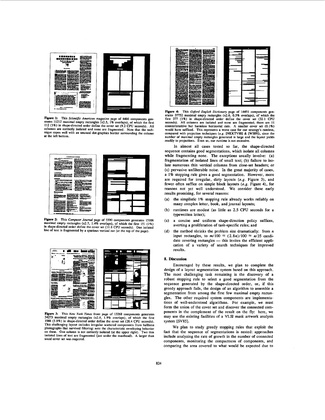
%> input picture testim/005.jpg, 325 x 420 px, shrunk from 2560 x 3308 before the run
$ octave testScript.m   (GNU Octave 9; MATLAB toolbox functions it lacks are replaced by stand-ins)
%> lines starting %> are read from the running program, lines starting %| are printed output that depends on the picture; in (x1, y1, x2, y2) boxes, pixels count from 0 and x2, y2 are one past the last pixel; in counts of white or black regions, pixels touching at a corner belong together; the program's own positions count from 1
### Classification/oCCReduce.m
%% Output
% [8 lines of commented-out code are left out]


function [reducedBoxTopLeft,...
          reducedBoxTop,...
          figmask,...
          boundingBox,...
          CCLoc,...
          downFactor] = oCCReduce( input_image )
% find connected components and returns:
% - image with filled boxes in place of all characters
% - vector with [xmin, xmax, ymin, ymax]
%

%% Constants
figAreaThresh = 0.003; %CC bigger than 0.1% of image is probably an image

%% First Dilate
% [12 lines of commented-out code are left out]
input_image_dilate = input_image;

%% Find rectangles
CC = bwconncomp(~input_image_dilate,4);
CCLoc = zeros(CC.NumObjects,4);
boundingBox = ones(size(input_image_dilate));
figmask = zeros(size(input_image_dilate));
reducedBoxTopLeft = ones(size(input_image_dilate));
reducedBoxTop = ones(size(input_image_dilate));
for n = 1:CC.NumObjects
   [i,j] = ind2sub(size(input_image_dilate), CC.PixelIdxList{n});
   CCLoc(n,1) = min(j);% + ceil(dilatewidth/2); %undo dilation at edge
   CCLoc(n,2) = max(j);% - ceil(dilatewidth/2);
   CCLoc(n,3) = min(i);
   CCLoc(n,4) = max(i);
   % for boundingBox rect
   boundingBox(CCLoc(n,3):CCLoc(n,4),[CCLoc(n,1),CCLoc(n,2)]) = 0;
   boundingBox([CCLoc(n,3),CCLoc(n,4)],CCLoc(n,1):CCLoc(n,2)) = 0;
   % for filled rect: boundingBox(min(i):max(i),min(j):max(j)) = 0;
   if (CCLoc(n,2)-CCLoc(n,1))*(CCLoc(n,4)-CCLoc(n,3)) > ...
           figAreaThresh*(prod(size(input_image_dilate)))
       figmask(CCLoc(n,3):CCLoc(n,4),CCLoc(n,1):CCLoc(n,2)) = 1;
   end
   reducedBoxTopLeft(CCLoc(n,3),[CCLoc(n,1):CCLoc(n,2)]) = 0;
   reducedBoxTopLeft(CCLoc(n,3):CCLoc(n,4),CCLoc(n,1)) = 0;
   reducedBoxTop(CCLoc(n,3),[CCLoc(n,1):CCLoc(n,2)]) = 0;
end


%% Downsample everything so that the largest dimension is around 600
downFactor = max(1,floor(max(size(input_image))/600));

imBig = ~imdilate(~reducedBoxTopLeft,ones(downFactor));
reducedBoxTopLeft = imBig(1:downFactor:end,1:downFactor:end);

imBig = ~imdilate(~reducedBoxTop,ones(downFactor));
reducedBoxTop = imBig(1:downFactor:end,1:downFactor:end);

imBig = ~imdilate(~boundingBox,ones(downFactor));
boundingBox = imBig(1:downFactor:end,1:downFactor:end);

end

### Classification/processMWR.m
function outmask = processMWR(MWR,imSize,figmask)
outmask = ones(imSize);

% Use only top 5% of rectangles
topPercentage = 0.05;%
numRect = size(MWR,2);
areas = (MWR(2,:)-MWR(1,:)).*(MWR(4,:)-MWR(3,:));
[~,I] = sort(areas,'descend');
for i = 1:round(numRect*topPercentage)
    outmask(MWR(1,I(i)):MWR(2,I(i)),MWR(3,I(i)):MWR(4,I(i))) = 0;
end
outmask = or(outmask,figmask);
outmask = imfill(outmask,'holes');

% Check if there are at least 10 connected components.
%hack
CC = bwconncomp(outmask);
if CC.NumObjects <= 10
    outmask = ones(imSize);
    topPercentage = topPercentage*2;
    numRect = size(MWR,2);
    areas = (MWR(2,:)-MWR(1,:)).*(MWR(4,:)-MWR(3,:));
    [~,I] = sort(areas,'descend');
    for i = 1:round(numRect*topPercentage)
        outmask(MWR(1,I(i)):MWR(2,I(i)),MWR(3,I(i)):MWR(4,I(i))) = 0;
    end
    outmask = or(outmask,figmask);
    outmask = imfill(outmask,'holes');
end

### Classification/testScript.m
% test script
clear all; clc; close all; format compact

%% Contrived Input
cd ..
imInit = imread('testIm/005.jpg');
%> imInit is the input picture: size 420x325x3 uint8; min 0, max 255, mean 225.5
cd Classification

im = im2bw(imInit,0.5);
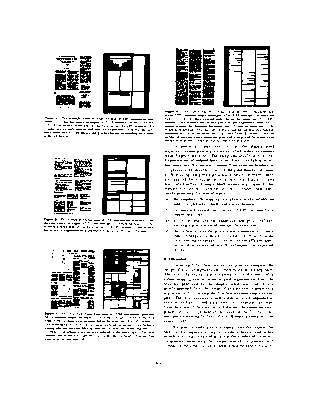
%> im: size 420x325 logical; 89.9% white; 1600 black regions (1563 under 20 px), largest, box (x1, y1, x2, y2) and area: (103, 249, 150, 309) 1554, (103, 53, 150, 114) 1421, (102, 155, 150, 215) 1302
% [im_bin2, componentLocation] = outlineConnectedComponents(im);
[imTopLeft,imTop,figmask,boundingBox,CCLoc,downFactor] = oCCReduce(im);
%> in oCCReduce, `CC = bwconncomp(~input_image_dilate,4);`: CC = 1765 connected components
%> the loop in oCCReduce, `for n = 1:CC.NumObjects` made 1765 passes
%> (i, j) on passes 1 to 3: ([133; 133; 133; 133; 133], [45; 46; 47; 48; 49]), ([137; 137], [45; 46]), ([219; 220; 219], [45; 45; 46])
%> after the loop in oCCReduce, `for n = 1:CC.NumObjects`:
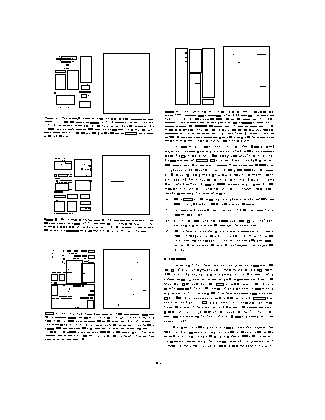
%> boundingBox: size 420x325 double; values 0 (black) and 1 (white), 94.4% white; black in thin lines or dots, all inside (x1, y1, x2, y2) = (44, 46, 274, 364)
%> after the loop in oCCReduce, `for n = 1:CC.NumObjects`:
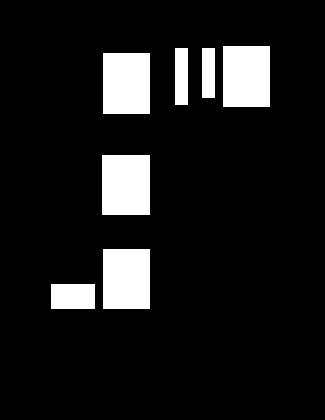
%> figmask: size 420x325 double; values 0 (black) and 1 (white), 10.2% white; 7 white regions, largest, box (x1, y1, x2, y2) and area: (102, 155, 150, 215) 2880, (223, 46, 270, 107) 2867, (103, 53, 150, 114) 2867
%> after the loop in oCCReduce, `for n = 1:CC.NumObjects`:
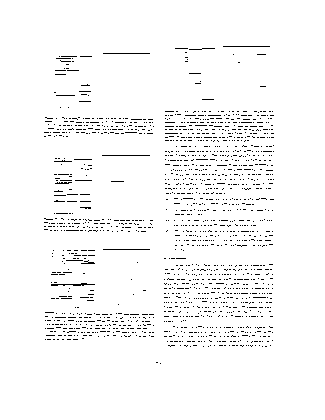
%> reducedBoxTop: size 420x325 double; values 0 (black) and 1 (white), 96.9% white; black in thin lines or dots, all inside (x1, y1, x2, y2) = (44, 46, 274, 364)
%> after the loop in oCCReduce, `for n = 1:CC.NumObjects`:
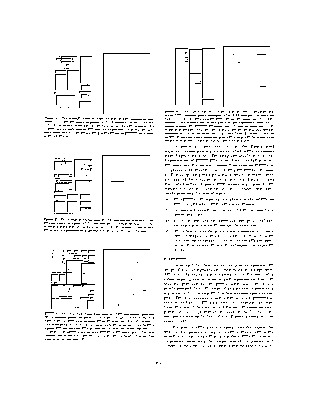
%> reducedBoxTopLeft: size 420x325 double; values 0 (black) and 1 (white), 96% white; black in thin lines or dots, all inside (x1, y1, x2, y2) = (44, 46, 274, 364)
%> after the loop in oCCReduce, `for n = 1:CC.NumObjects`: CCLoc = 1765 rows, first 8: [45 49 133 133; 45 46 137 137; 45 46 219 220; 45 48 223 224; 45 46 227 227; 45 48 230 231; 46 47 118 118; 46 52 122 122]
%> downFactor = 1
% dilatewidth = 21;
% mask = imclose(mask,strel(ones(dilatewidth,1)));

%% Vincent's Input
cd .., cd whiteRectEnum
load('MWR_boxes_as_input'); %[top; down; left; right]
cd .., cd Classification

mask = processMWR(list,size(im),figmask);
%> after the loop in processMWR, `for i = 1:round(numRect*topPercentage)`:
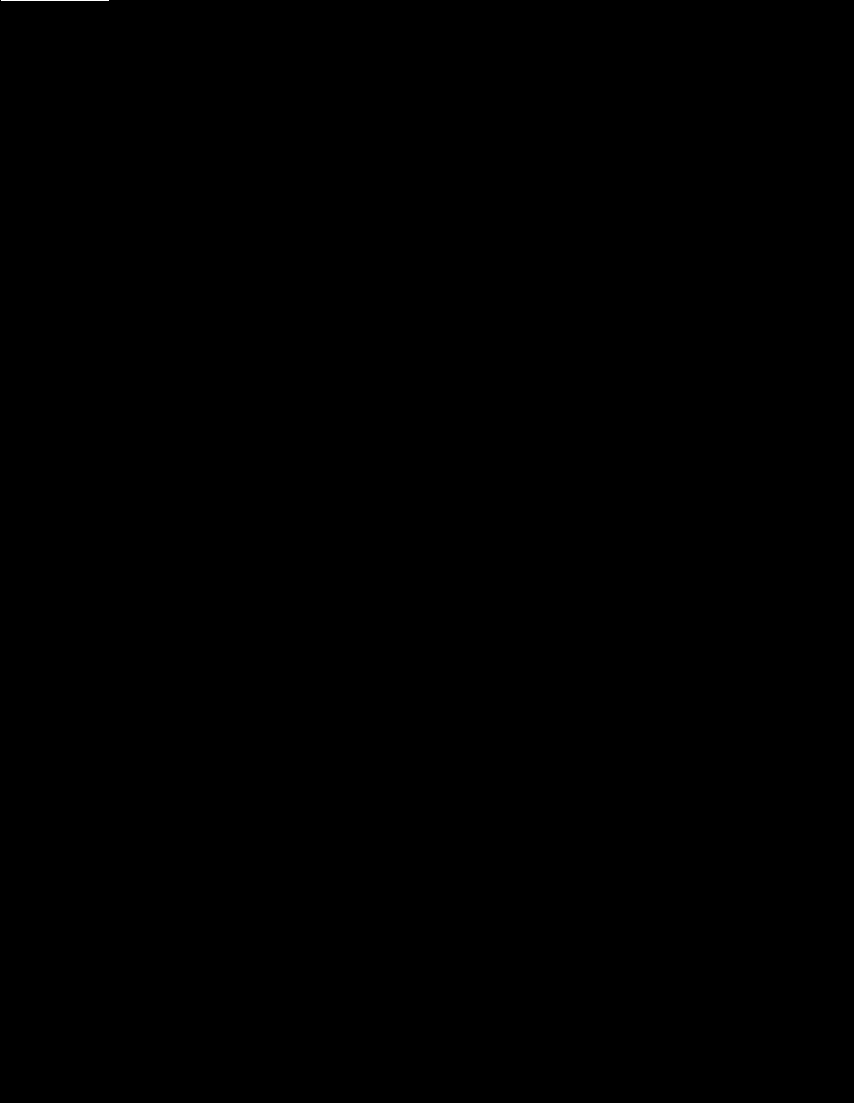
%> outmask: size 3308x2560 double (shown at 1/3 size); values 0 (black) and 1 (white), 0.01% white; 1 white region, box (x1, y1, x2, y2) and area: (3, 0, 325, 3) 966
%> the run ends on the next line
